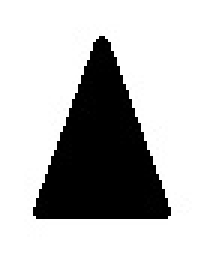
#> input picture test/A1.jpg, 70 x 90 px (shown 3 times larger)
$ jupyter execute --allow-errors 'assigned lab functions.ipynb'   (older library calls are emulated)
#> lines starting #> are read from the running program, lines starting #| are printed output that depends on the picture
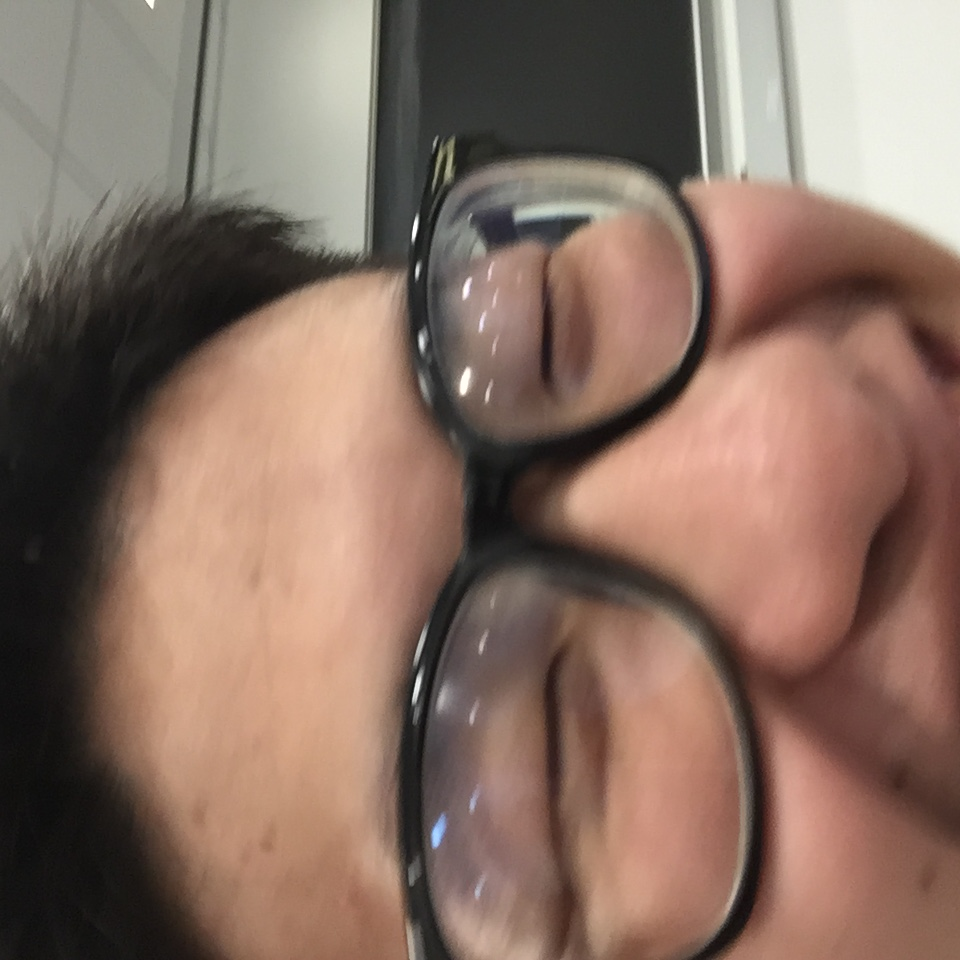
#> input picture ben/IMG_3188.JPG, 960 x 960 px
#> further down, img_ben is the input picture: shape (960, 960, 3); mean R, G, B 135.8, 110.9, 98.3
[cell 1]
import numpy as np
import math
from scipy.misc import imresize

# [88 lines left out: functions feature_pca, rand_feature, feature_raw_pixel, knn, knn_10, not called in this run]

def rgb2gray(rgb):

    red, green, blue = rgb[:,:,0], rgb[:,:,1], rgb[:,:,2]
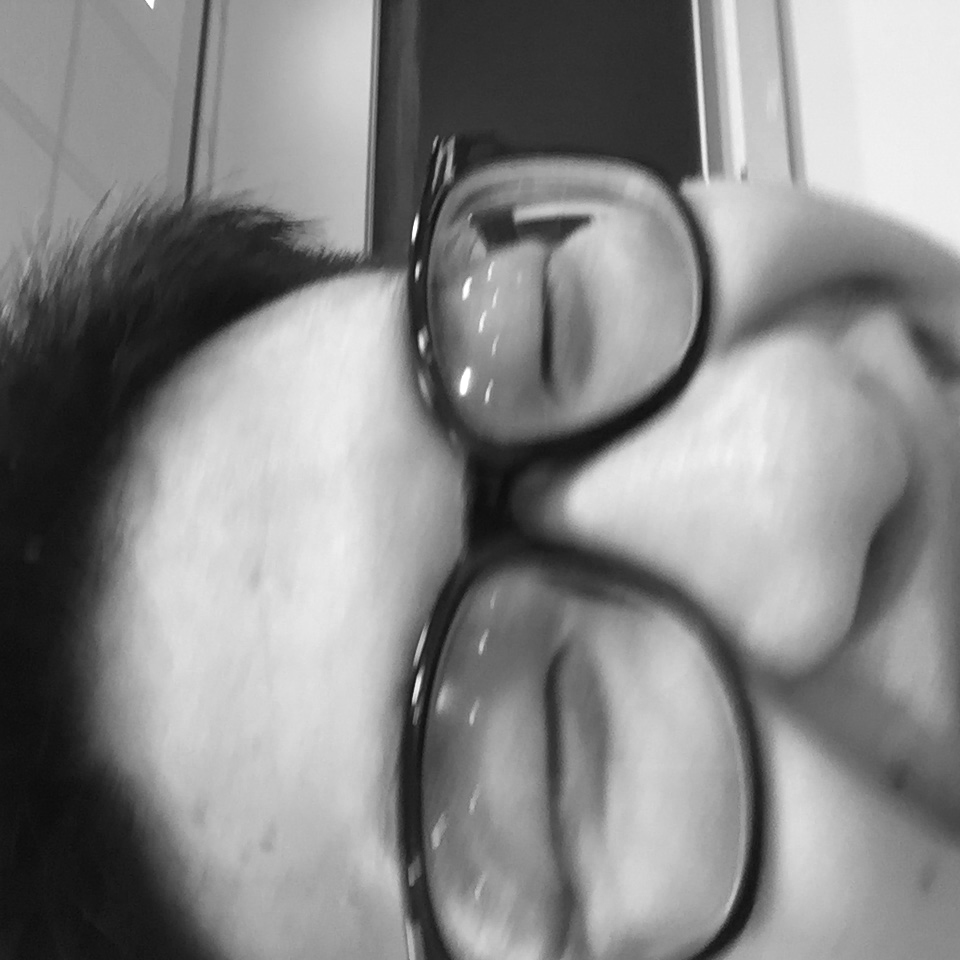
#> red: shape (960, 960); min 11, max 255, mean 135.8
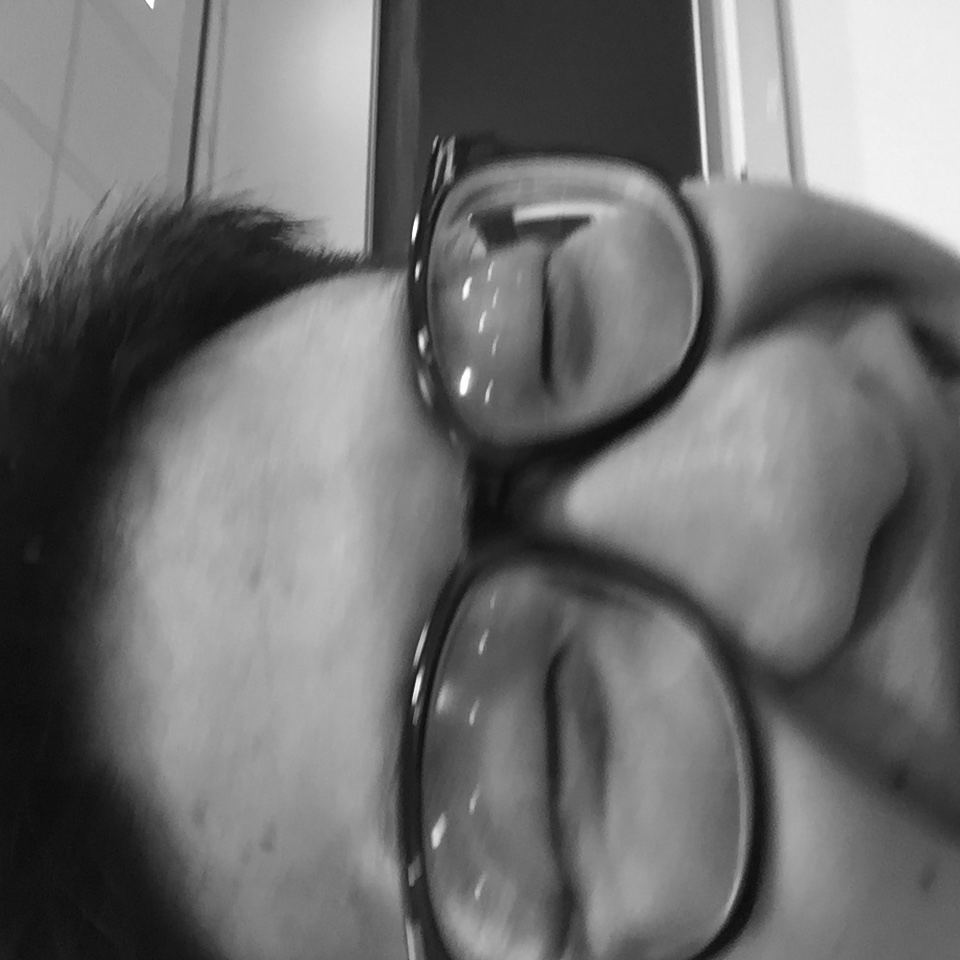
#> green: shape (960, 960); min 10, max 255, mean 110.9
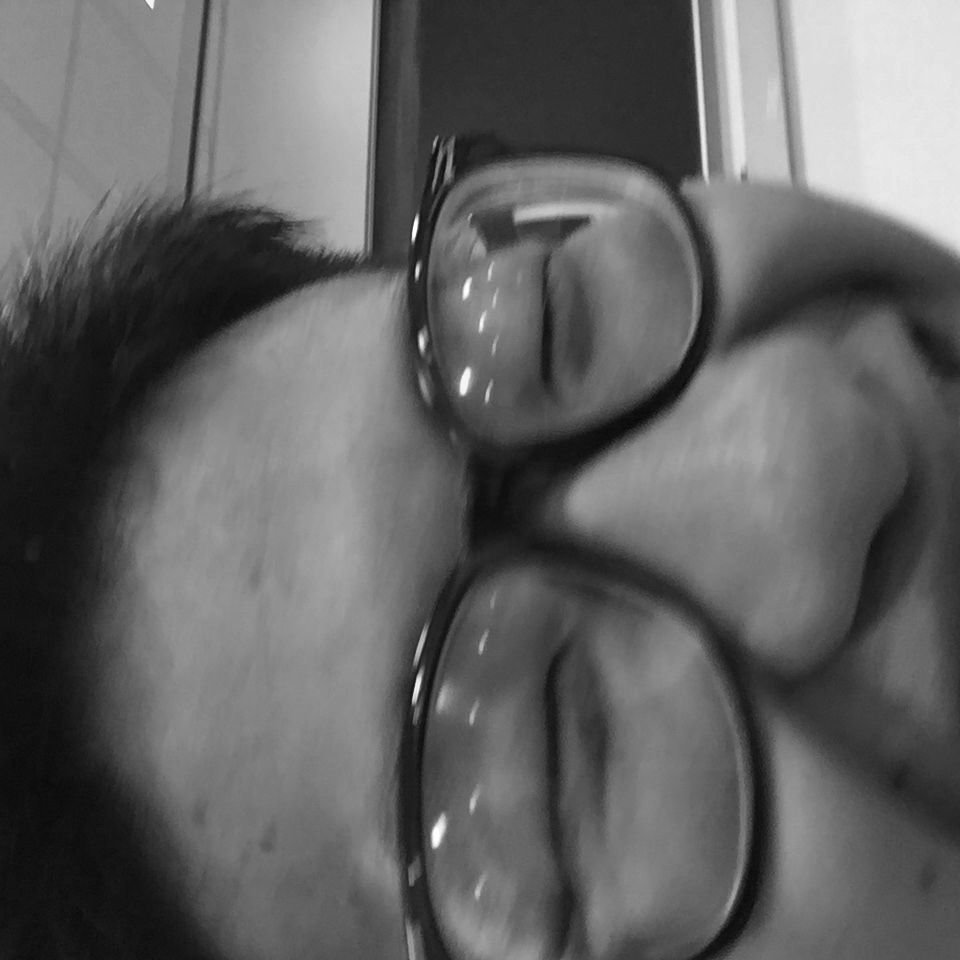
#> blue: shape (960, 960); min 8, max 255, mean 98.3
    gray = 0.2989 * red + 0.5870 * green + 0.1140 * blue

    return gray

[cell 2]
from PIL import Image
import matplotlib.image as mpimg

imglist = np.zeros((90,70 ,3 ,80))
grayimglist = np.zeros((90,70,80))

name1 = list("test/A1.jpg")
name2 = list("test/A10.jpg")
name3 = list("test/A20.jpg")

count = 0
#> (the rest of this cell did not finish here and is left out)

[cell 3]
import matplotlib.image as mpimg
import matplotlib.pyplot as plt
img_ben = mpimg.imread('ben/IMG_3188.JPG')
outname = "ben_out/ben_out_40.jpg"

# gray_ben = np.zeros((960,960))


gray_ben = rgb2gray(img_ben)

reshape_ben = gray_ben[130:830, 30:930]
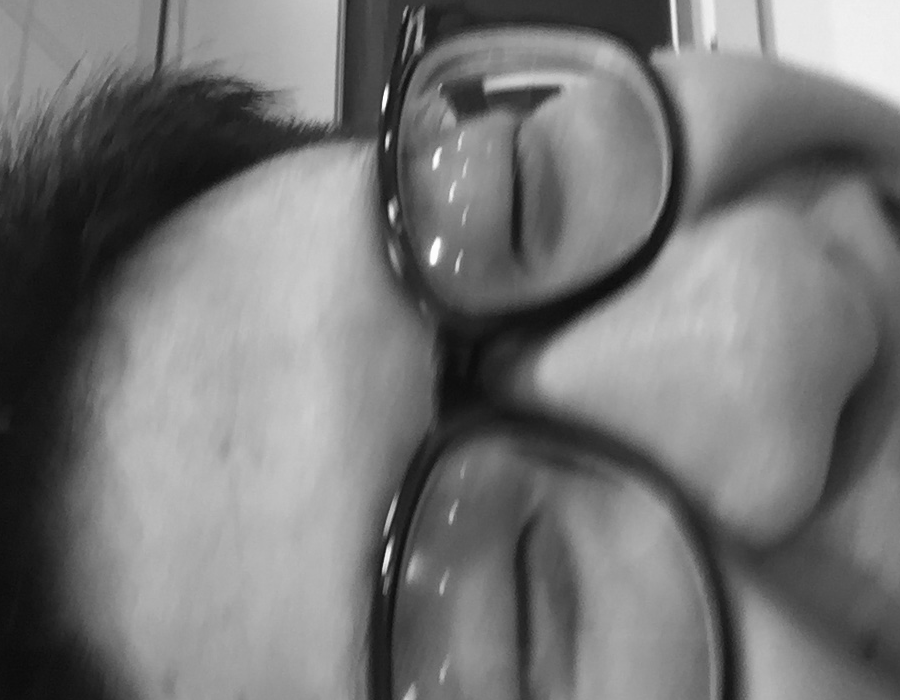
#> reshape_ben: shape (700, 900) float64; min 12, max 255, mean 117.8

final_ben = np.zeros((90,70))

for i in range(70):
    for j in range(90):
        temp = 0
        for k in range(10):
            for m in range(10):
                temp = temp + reshape_ben[i*10 + k][j*10 + m]
        temp = temp / 100
        final_ben[j][i] = temp
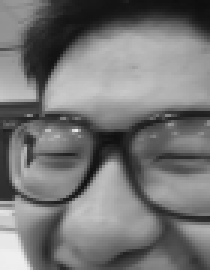
#> final_ben: shape (90, 70) float64 (shown 3 times larger); min 14.85, max 239.6, mean 117.8


plt.imshow(final_ben, cmap='gray')
plt.imsave(outname, final_ben, cmap='gray')
plt.show()


print(np.shape(final_ben))
#| (90, 70)
